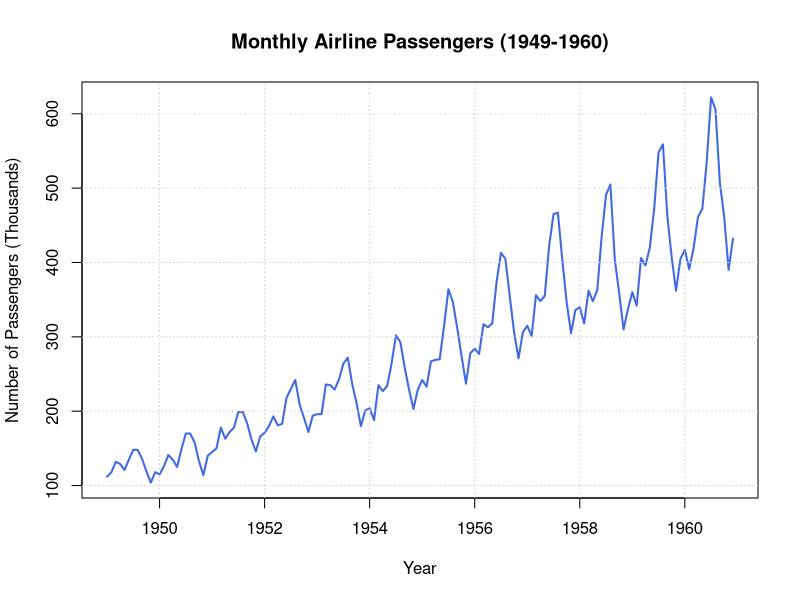
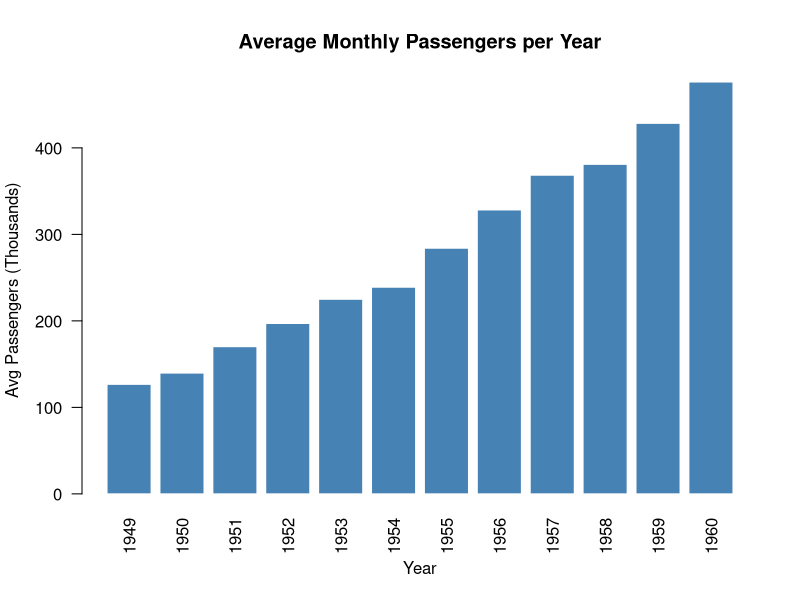
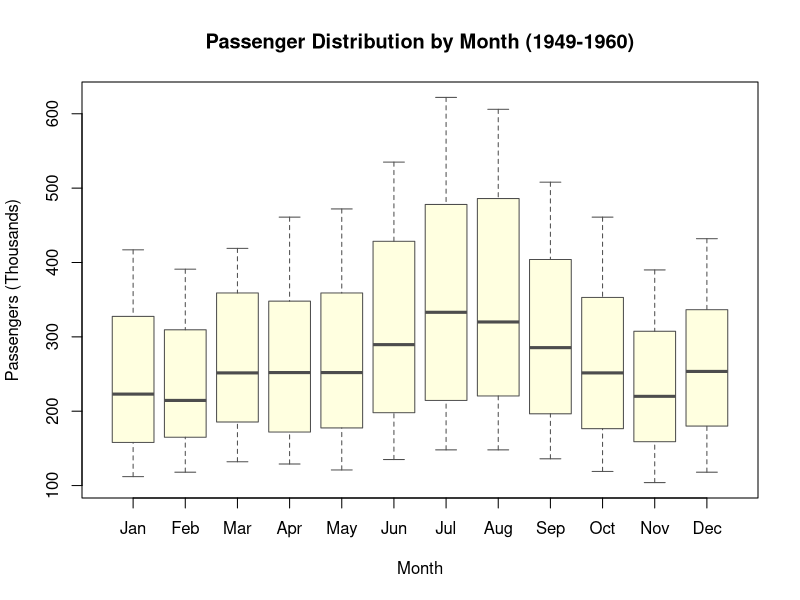
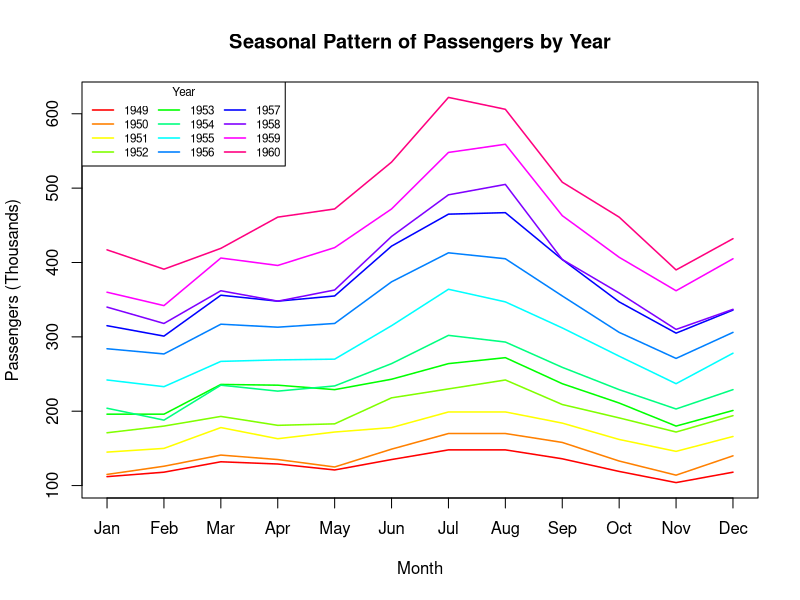
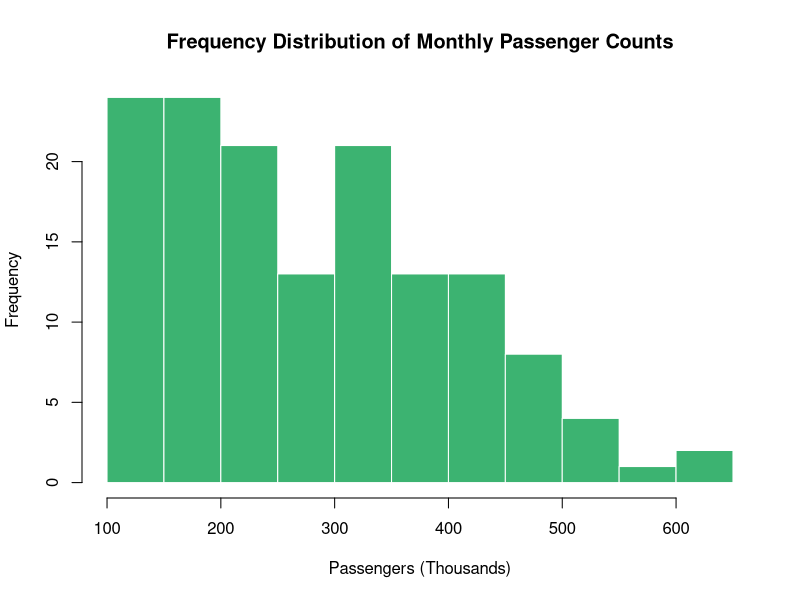

R code for these plots, in order:
cat("\n=== Activity 2: AirPassengers Dataset ===\n")

data("AirPassengers")
print(AirPassengers)

ap_df <- data.frame(
  Year       = floor(time(AirPassengers)),
  Month      = cycle(AirPassengers),
  Passengers = as.numeric(AirPassengers)
)

cat("\nSummary Statistics:\n")
print(summary(ap_df$Passengers))


# --- Plot 1: Line Graph - Overall Passenger Trend ---
plot(AirPassengers,
     main = "Monthly Airline Passengers (1949-1960)",
     xlab = "Year",
     ylab = "Number of Passengers (Thousands)",
     col  = "royalblue",
     lwd  = 2,
     type = "l")
grid(col = "lightgray", lty = "dotted")


# --- Plot 2: Bar Chart - Average Passengers per Year ---
yearly_avg <- tapply(ap_df$Passengers, ap_df$Year, mean)

barplot(yearly_avg,
        main   = "Average Monthly Passengers per Year",
        xlab   = "Year",
        ylab   = "Avg Passengers (Thousands)",
        col    = "steelblue",
        border = "white",
        las    = 2)


# --- Plot 3: Boxplot - Passenger Distribution by Month ---
boxplot(Passengers ~ Month,
        data  = ap_df,
        main  = "Passenger Distribution by Month (1949-1960)",
        xlab  = "Month",
        ylab  = "Passengers (Thousands)",
        col   = "lightyellow",
        border= "gray30",
        names = month.abb)


# --- Plot 4: Line Graph - Seasonality Pattern by Year ---
colors_list <- rainbow(length(unique(ap_df$Year)))

plot(1:12, type = "n",
     xlim = c(1, 12),
     ylim = range(ap_df$Passengers),
     main = "Seasonal Pattern of Passengers by Year",
     xlab = "Month",
     ylab = "Passengers (Thousands)",
     xaxt = "n")

axis(1, at = 1:12, labels = month.abb)

years <- unique(ap_df$Year)
for (i in seq_along(years)) {
  yr_data <- ap_df[ap_df$Year == years[i], ]
  lines(yr_data$Month, yr_data$Passengers,
        col = colors_list[i], lwd = 1.5)
}

legend("topleft",
       legend = years,
       col    = colors_list,
       lwd    = 1.5,
       cex    = 0.7,
       ncol   = 3,
       title  = "Year")


# --- Plot 5: Histogram - Distribution of Passenger Counts ---
hist(ap_df$Passengers,
     main   = "Frequency Distribution of Monthly Passenger Counts",
     xlab   = "Passengers (Thousands)",
     ylab   = "Frequency",
     col    = "mediumseagreen",
     border = "white",
     breaks = 15)


cat("\nAll plots generated successfully!\n")
cat("\n--- Key Insights: Titanic (Activity 1) ---\n")
cat("  - More passengers did not survive than survived\n")
cat("  - 1st class passengers had the highest survival rate\n")
cat("  - Females survived at a much higher rate than males\n")
cat("  - Higher fares correlate with better survival odds\n")
cat("  - Most passengers were aged 20-40\n")
cat("\n--- Key Insights: AirPassengers (Activity 2) ---\n")
cat("  - Consistent growth from 1949 to 1960\n")
cat("  - Peak travel months: June, July, August\n")
cat("  - Lowest months: January, November\n")
cat("  - Growth rate accelerated in the late 1950s\n")
cat("  - Growth rate accelerated in the late 1950s\n")
